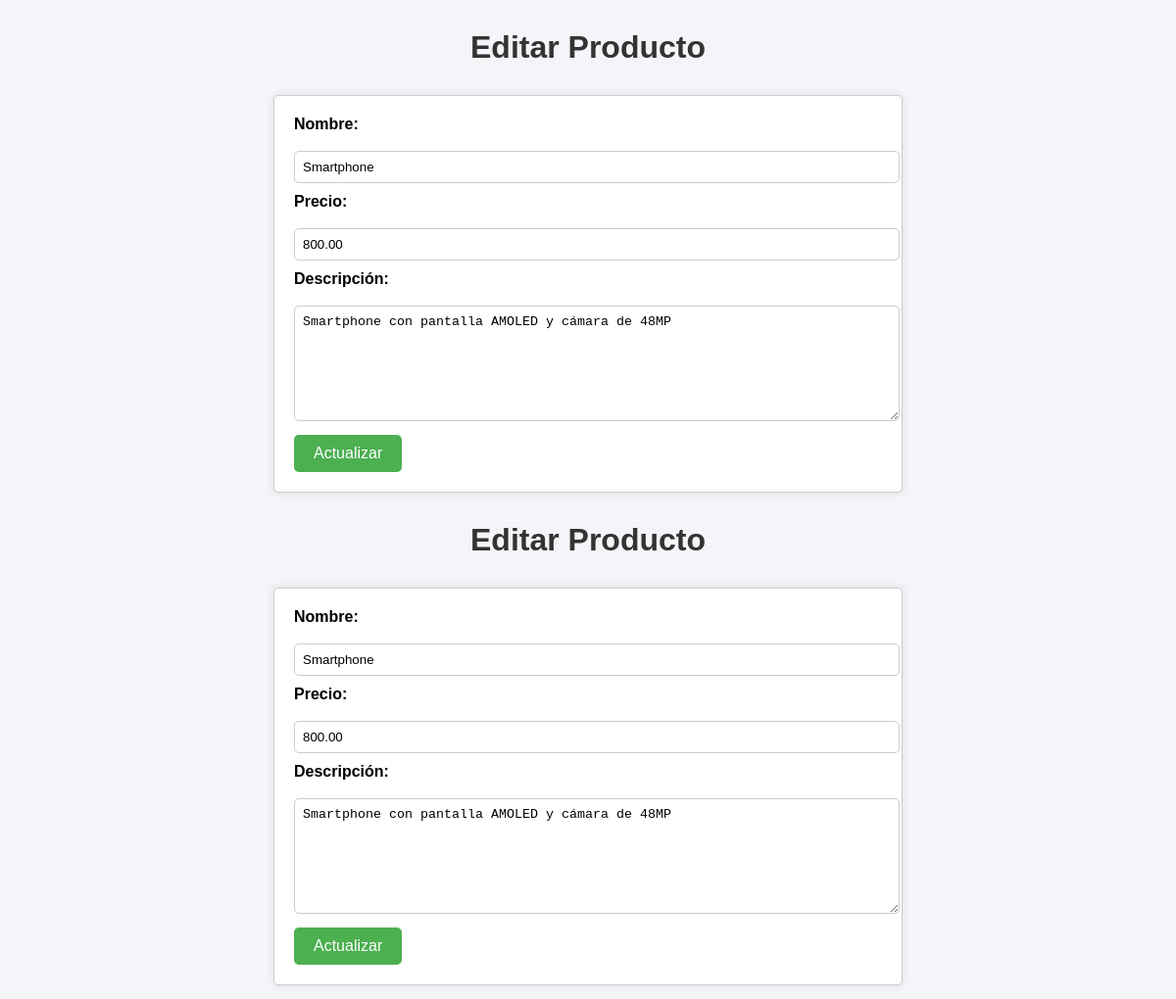
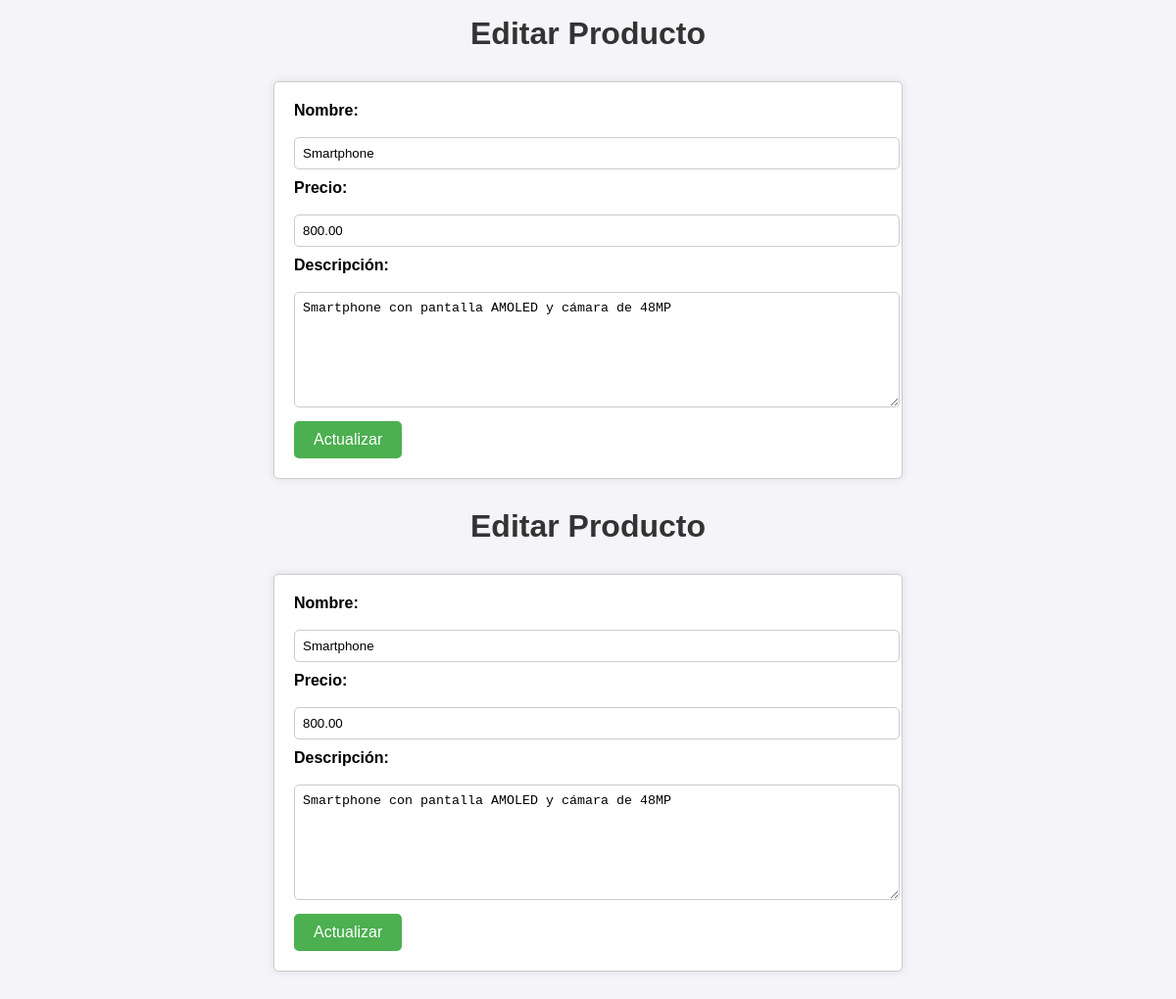
/editar.php?id=2 (signed in), run on the app's committed database (2 pictures, top to bottom).
### tables this page shows
CREATE TABLE `productos` (
  `id` int(11) NOT NULL,
  `nombre` varchar(100) NOT NULL,
  `precio` decimal(10,2) NOT NULL,
  `descripcion` text DEFAULT NULL
);

### editar.php (the view, shortened to what this page needs)
<?php include 'db.php'; ?>
<!DOCTYPE html>
<html>
<head>
    <link rel="stylesheet" href="estilos.css">
</head>
<body>
    <h1>Editar Producto</h1>
    <?php
    $id = $_GET['id'];
    $sql = "SELECT * FROM productos WHERE id = $id";
    $resultado = $conn->query($sql);
    $producto = $resultado->fetch_assoc();
    ?>
    <form method="POST" action="editar.php?id=<?php echo $id; ?>">
        <label>Nombre:</label>
        <input type="text" name="nombre" value="<?php echo $producto['nombre']; ?>" required>
        <br>
        <label>Precio:</label>
        <input type="number" step="0.01" name="precio" value="<?php echo $producto['precio']; ?>" required>
        <br>
        <label>Descripción:</label>
        <textarea name="descripcion" required><?php echo $producto['descripcion']; ?></textarea>
        <br>
        <button type="submit" name="actualizar">Actualizar</button>
    </form>
</body>
</html>
<?php include 'db.php'; ?>
<!DOCTYPE html>
<html>
<head>
    <link rel="stylesheet" href="estilos.css">
</head>
<body>
    <h1>Editar Producto</h1>
    <?php
    $id = $_GET['id'];
    $sql = "SELECT * FROM productos WHERE id = $id";
    $resultado = $conn->query($sql);
    $producto = $resultado->fetch_assoc();
    ?>
    <form method="POST" action="editar.php?id=<?php echo $id; ?>">
        <label>Nombre:</label>
        <input type="text" name="nombre" value="<?php echo $producto['nombre']; ?>" required>
        <br>
        <label>Precio:</label>
        <input type="number" step="0.01" name="precio" value="<?php echo $producto['precio']; ?>" required>
        <br>
        <label>Descripción:</label>
        <textarea name="descripcion" required><?php echo $producto['descripcion']; ?></textarea>
        <br>
        <button type="submit" name="actualizar">Actualizar</button>
    </form>
</body>
</html>
<?php include 'db.php'; ?>
<!DOCTYPE html>
<html>
<head>
    <link rel="stylesheet" href="estilos.css">
</head>
<body>
    <h1>Editar Producto</h1>
    <?php
    $id = $_GET['id'];
    $sql = "SELECT * FROM productos WHERE id = $id";
    $resultado = $conn->query($sql);
    $producto = $resultado->fetch_assoc();
    ?>
    <form method="POST" action="editar.php?id=<?php echo $id; ?>">
        <label>Nombre:</label>
        <input type="text" name="nombre" value="<?php echo $producto['nombre']; ?>" required>
        <br>
        <label>Precio:</label>
        <input type="number" step="0.01" name="precio" value="<?php echo $producto['precio']; ?>" required>
        <br>
        <label>Descripción:</label>
        <textarea name="descripcion" required><?php echo $producto['descripcion']; ?></textarea>
        <br>
        <button type="submit" name="actualizar">Actualizar</button>
    </form>
</body>
</html>
<?php include 'db.php'; ?>
<!DOCTYPE html>
<html>
<head>
    <link rel="stylesheet" href="estilos.css">
</head>
<body>
    <h1>Editar Producto</h1>
    <?php
    $id = $_GET['id'];
    $sql = "SELECT * FROM productos WHERE id = $id";
    $resultado = $conn->query($sql);
    $producto = $resultado->fetch_assoc();
    ?>
    <form method="POST" action="editar.php?id=<?php echo $id; ?>">
        <label>Nombre:</label>
        <input type="text" name="nombre" value="<?php echo $producto['nombre']; ?>" required>
        <br>
        <label>Precio:</label>
        <input type="number" step="0.01" name="precio" value="<?php echo $producto['precio']; ?>" required>
        <br>
        <label>Descripción:</label>
        <textarea name="descripcion" required><?php echo $producto['descripcion']; ?></textarea>
        <br>
        <button type="submit" name="actualizar">Actualizar</button>
    </form>
</body>
</html>

### estilos.css (style rules this page uses)
body { font-family: Arial, sans-serif; background-color: #f4f4f9; margin: 0; padding: 0; }
h1 { text-align: center; color: #333; margin-top: 30px; }
form { width: 50%; margin: 30px auto; padding: 20px; background-color: #fff; border: 1px solid #ccc; border-radius: 5px; box-shadow: 0 0 10px rgba(0,0,0,0.1); }
label { font-weight: bold; margin-bottom: 8px; display: block; }
input[type="text"], input[type="number"], textarea { width: 100%; padding: 8px; margin: 10px 0; border: 1px solid #ccc; border-radius: 5px; }
textarea { height: 100px; }
button { background-color: #4CAF50; color: white; padding: 10px 20px; border: none; border-radius: 5px; cursor: pointer; font-size: 16px; }

### data on the page
productos: nombre "Smartphone", precio "800.00", descripcion "Smartphone con pantalla AMOLED y cámara de 48MP"
